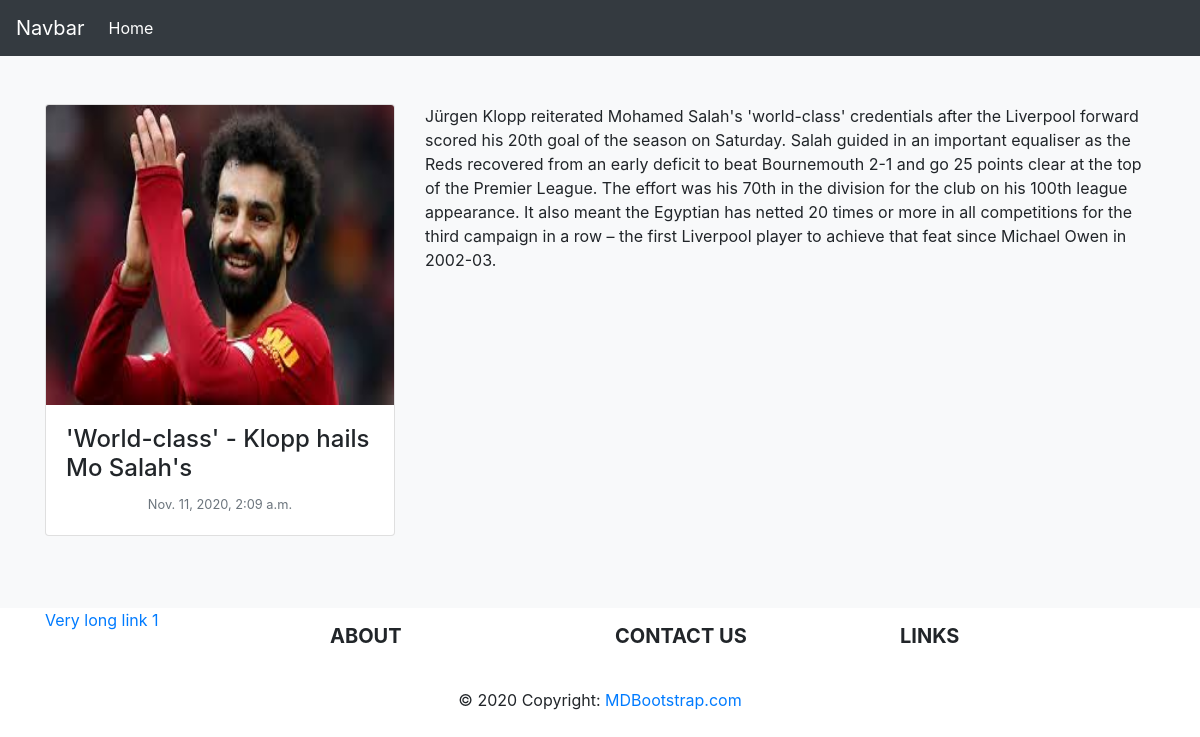
Screenshot of /world-class-klopp-hails-mo-salahs/ with the database file from the repository.
### core/models.py (models this page shows, shortened)
class Core(models.Model):
    title = models.CharField(max_length=200)
    excpert = models.TextField(null=True)
    author = models.ForeignKey(User , on_delete=models.CASCADE)
    slug = models.SlugField(max_length=200 , unique=True)
    image = models.ImageField(upload_to ='uploads/')
    updated = models.DateTimeField(auto_now=True)
    puplished = models.DateTimeField(default=timezone.now)
    class Meta:
        ordering = ['-puplished']
        verbose_name_plural = 'Core'

### core/views.py (the view)
class SinglelView(DetailView):
    model = Core
    template_name = "core/single.html"
    context_object_name = 'post'

### templates/core/single.html
{% extends 'core/base.html' %}
{% block content%}
<div class="album py-5 bg-light">
    <div class="container">
        <div class="row">
            <div class="col-md-4">
                <div class="card mb-4 box-shadow">
                    <img class='card-img-top' src='{{post.image.url}}' alt='card image cap' width="500" height="300">
                    <div class="card-body">
                        <h4 class="">{{post.title}}</h4>
                        <div class="d-flex justify-content-center align-items-center">
                            <div class="">
                                <small class="text-muted">{{post.puplished}}</small>
                            </div>
                        </div>
                    </div>
                </div>
            </div>
            <div class="col-md-8">
                <p>{{post.excpert}}</p>
            </div>
        </div>
    </div>
</div>
{% endblock%}

### rows the page displays
Core: image (picture), title "'World-class' - Klopp hails Mo Salah's", puplished "Nov. 11, 2020, 2:09 a.m.", excpert "Jürgen Klopp reiterated Mohamed Salah's 'world-class' credentials after the Liverpool forward scored his 20th goal of the season on Saturday. Salah guided in an important equaliser as the Reds recovered from an early deficit to beat Bournemouth 2-1 and go 25 points clear at the top of the Premier League. The effort was his 70th in the division for the club on his 100th league appearance. It also meant the Egyptian has netted 20 times or more in all competitions for the third campaign in a row – the first Liverpool player to achieve that feat since Michael Owen in 2002-03."
